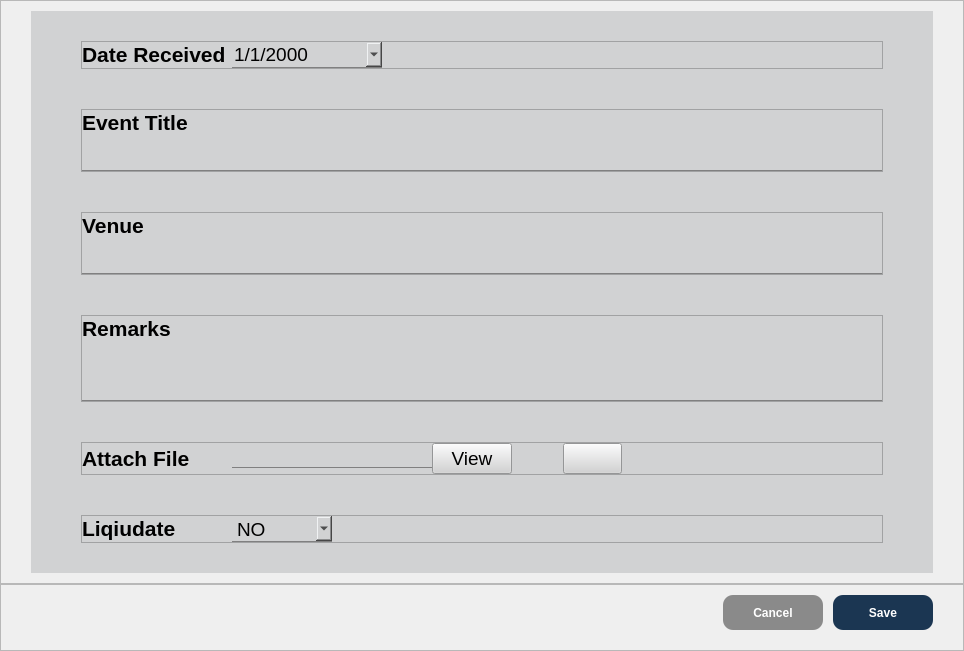
            <widget class="QWidget" name="edit">
             <layout class="QVBoxLayout" name="verticalLayout_15">
              <property name="spacing">
               <number>0</number>
              </property>
              <property name="leftMargin">
               <number>0</number>
              </property>
              <property name="topMargin">
               <number>0</number>
              </property>
              <property name="rightMargin">
               <number>0</number>
              </property>
              <property name="bottomMargin">
               <number>0</number>
              </property>
              <item>
               <widget class="QFrame" name="frame_6">
                <property name="sizePolicy">
                 <sizepolicy hsizetype="Preferred" vsizetype="Expanding">
                  <horstretch>0</horstretch>
                  <verstretch>0</verstretch>
                 </sizepolicy>
                </property>
                <property name="styleSheet">
                 <string notr="true"/>
                </property>
                <property name="frameShape">
                 <enum>QFrame::Shape::StyledPanel</enum>
                </property>
                <property name="frameShadow">
                 <enum>QFrame::Shadow::Raised</enum>
                </property>
                <layout class="QGridLayout" name="gridLayout_2">
                 <property name="leftMargin">
                  <number>30</number>
                 </property>
                 <property name="topMargin">
                  <number>10</number>
                 </property>
                 <property name="rightMargin">
                  <number>30</number>
                 </property>
                 <property name="bottomMargin">
                  <number>10</number>
                 </property>
                 <property name="horizontalSpacing">
                  <number>0</number>
                 </property>
                 <item row="0" column="0">
                  <widget class="QWidget" name="editField" native="true">
                   <property name="styleSheet">
                    <string notr="true">background-color: #d1d2d3;
color: black;</string>
                   </property>
                   <layout class="QVBoxLayout" name="verticalLayout_6">
                    <property name="spacing">
                     <number>40</number>
                    </property>
                    <property name="leftMargin">
                     <number>50</number>
                    </property>
                    <property name="topMargin">
                     <number>30</number>
                    </property>
                    <property name="rightMargin">
                     <number>50</number>
                    </property>
                    <property name="bottomMargin">
                     <number>30</number>
                    </property>
                    <item>
                     <widget class="QFrame" name="editDateReceived">
                      <property name="frameShape">
                       <enum>QFrame::Shape::StyledPanel</enum>
                      </property>
                      <property name="frameShadow">
                       <enum>QFrame::Shadow::Raised</enum>
                      </property>
                      <layout class="QHBoxLayout" name="horizontalLayout_32">
                       <property name="spacing">
                        <number>0</number>
                       </property>
                       <property name="leftMargin">
                        <number>0</number>
                       </property>
                       <property name="topMargin">
                        <number>0</number>
                       </property>
                       <property name="rightMargin">
                        <number>0</number>
                       </property>
                       <property name="bottomMargin">
                        <number>0</number>
                       </property>
                       <item>
                        <widget class="QLabel" name="editDateReceivedLabel">
                         <property name="sizePolicy">
                          <sizepolicy hsizetype="Preferred" vsizetype="Fixed">
                           <horstretch>0</horstretch>
                           <verstretch>0</verstretch>
                          </sizepolicy>
                         </property>
                         <property name="minimumSize">
                          <size>
                           <width>150</width>
                           <height>0</height>
                          </size>
                         </property>
                         <property name="maximumSize">
                          <size>
                           <width>150</width>
                           <height>16777215</height>
                          </size>
                         </property>
                         <property name="font">
                          <font>
                           <pointsize>16</pointsize>
                           <fontweight>DemiBold</fontweight>
                          </font>
                         </property>
                         <property name="styleSheet">
                          <string notr="true">font-weight: 600;

</string>
                         </property>
                         <property name="text">
                          <string>Date Received</string>
                         </property>
                        </widget>
                       </item>
                       <item>
                        <widget class="QDateEdit" name="editDateReceivedInput">
                         <property name="sizePolicy">
                          <sizepolicy hsizetype="Preferred" vsizetype="Fixed">
                           <horstretch>0</horstretch>
                           <verstretch>0</verstretch>
                          </sizepolicy>
                         </property>
                         <property name="minimumSize">
                          <size>
                           <width>150</width>
                           <height>0</height>
                          </size>
                         </property>
                         <property name="maximumSize">
                          <size>
                           <width>150</width>
                           <height>16777215</height>
                          </size>
                         </property>
                         <property name="font">
                          <font>
                           <pointsize>14</pointsize>
                           <underline>false</underline>
                           <strikeout>false</strikeout>
                          </font>
                         </property>
                         <property name="styleSheet">
                          <string notr="true">text-decoration: none;
border: none;
border-bottom: 1px solid gray;</string>
                         </property>
                         <property name="displayFormat">
                          <string>M/d/yyyy</string>
                         </property>
                         <property name="calendarPopup">
                          <bool>true</bool>
                         </property>
                        </widget>
                       </item>
                       <item>
                        <spacer name="horizontalSpacer_27">
                         <property name="orientation">
                          <enum>Qt::Orientation::Horizontal</enum>
                         </property>
                         <property name="sizeType">
                          <enum>QSizePolicy::Policy::Expanding</enum>
                         </property>
                         <property name="sizeHint" stdset="0">
                          <size>
                           <width>500</width>
                           <height>20</height>
                          </size>
                         </property>
                        </spacer>
                       </item>
                      </layout>
                     </widget>
                    </item>
                    <item>
                     <widget class="QFrame" name="editEventTitle">
                      <property name="frameShape">
                       <enum>QFrame::Shape::StyledPanel</enum>
                      </property>
                      <property name="frameShadow">
                       <enum>QFrame::Shadow::Raised</enum>
                      </property>
                      <layout class="QVBoxLayout" name="verticalLayout_19">
                       <property name="spacing">
                        <number>10</number>
                       </property>
                       <property name="leftMargin">
                        <number>0</number>
                       </property>
                       <property name="topMargin">
                        <number>0</number>
                       </property>
                       <property name="rightMargin">
                        <number>0</number>
                       </property>
                       <property name="bottomMargin">
                        <number>0</number>
                       </property>
                       <item>
                        <widget class="QLabel" name="editEventTitleLabel">
                         <property name="sizePolicy">
                          <sizepolicy hsizetype="Fixed" vsizetype="Fixed">
                           <horstretch>0</horstretch>
                           <verstretch>0</verstretch>
                          </sizepolicy>
                         </property>
                         <property name="font">
                          <font>
                           <pointsize>16</pointsize>
                           <fontweight>DemiBold</fontweight>
                          </font>
                         </property>
                         <property name="styleSheet">
                          <string notr="true">font-weight: 600;

</string>
                         </property>
                         <property name="text">
                          <string>Event Title</string>
                         </property>
                        </widget>
                       </item>
                       <item>
                        <widget class="QLineEdit" name="editEventTitleInput">
                         <property name="font">
                          <font>
                           <pointsize>14</pointsize>
                           <underline>false</underline>
                           <strikeout>false</strikeout>
                          </font>
                         </property>
                         <property name="styleSheet">
                          <string notr="true">text-decoration: none;
border: none;
border-bottom: 1px solid gray;</string>
                         </property>
                        </widget>
                       </item>
                      </layout>
                     </widget>
                    </item>
                    <item>
                     <widget class="QFrame" name="editVenue">
                      <property name="frameShape">
                       <enum>QFrame::Shape::StyledPanel</enum>
                      </property>
                      <property name="frameShadow">
                       <enum>QFrame::Shadow::Raised</enum>
                      </property>
                      <layout class="QVBoxLayout" name="verticalLayout_20">
                       <property name="spacing">
                        <number>10</number>
                       </property>
                       <property name="leftMargin">
                        <number>0</number>
                       </property>
                       <property name="topMargin">
                        <number>0</number>
                       </property>
                       <property name="rightMargin">
                        <number>0</number>
                       </property>
                       <property name="bottomMargin">
                        <number>0</number>
                       </property>
                       <item>
                        <widget class="QLabel" name="editVenueLabel">
                         <property name="sizePolicy">
                          <sizepolicy hsizetype="Fixed" vsizetype="Fixed">
                           <horstretch>0</horstretch>
                           <verstretch>0</verstretch>
                          </sizepolicy>
                         </property>
                         <property name="font">
                          <font>
                           <pointsize>16</pointsize>
                           <fontweight>DemiBold</fontweight>
                          </font>
                         </property>
                         <property name="styleSheet">
                          <string notr="true">font-weight: 600;

</string>
                         </property>
                         <property name="text">
                          <string>Venue</string>
                         </property>
                        </widget>
                       </item>
                       <item>
                        <widget class="QLineEdit" name="editVenueInput">
                         <property name="font">
                          <font>
                           <pointsize>14</pointsize>
                           <underline>false</underline>
                           <strikeout>false</strikeout>
                          </font>
                         </property>
                         <property name="styleSheet">
                          <string notr="true">text-decoration: none;
border: none;
border-bottom: 1px solid gray;</string>
                         </property>
                        </widget>
                       </item>
                      </layout>
                     </widget>
                    </item>
                    <item>
                     <widget class="QFrame" name="editRemarks">
                      <property name="frameShape">
                       <enum>QFrame::Shape::StyledPanel</enum>
                      </property>
                      <property name="frameShadow">
                       <enum>QFrame::Shadow::Raised</enum>
                      </property>
                      <layout class="QVBoxLayout" name="verticalLayout_21">
                       <property name="spacing">
                        <number>10</number>
                       </property>
                       <property name="leftMargin">
                        <number>0</number>
                       </property>
                       <property name="topMargin">
                        <number>0</number>
                       </property>
                       <property name="rightMargin">
                        <number>0</number>
                       </property>
                       <property name="bottomMargin">
                        <number>0</number>
                       </property>
                       <item>
                        <widget class="QLabel" name="editRemarksLabel">
                         <property name="sizePolicy">
                          <sizepolicy hsizetype="Fixed" vsizetype="Fixed">
                           <horstretch>0</horstretch>
                           <verstretch>0</verstretch>
                          </sizepolicy>
                         </property>
                         <property name="font">
                          <font>
                           <pointsize>16</pointsize>
                           <fontweight>DemiBold</fontweight>
                          </font>
                         </property>
                         <property name="styleSheet">
                          <string notr="true">font-weight: 600;

</string>
                         </property>
                         <property name="text">
                          <string>Remarks</string>
                         </property>
                        </widget>
                       </item>
                       <item>
                        <widget class="QTextEdit" name="editRemarksInput">
                         <property name="sizePolicy">
                          <sizepolicy hsizetype="Expanding" vsizetype="Fixed">
                           <horstretch>0</horstretch>
                           <verstretch>0</verstretch>
                          </sizepolicy>
                         </property>
                         <property name="maximumSize">
                          <size>
                           <width>16777215</width>
                           <height>50</height>
                          </size>
                         </property>
                         <property name="font">
                          <font>
                           <pointsize>14</pointsize>
                           <underline>false</underline>
                           <strikeout>false</strikeout>
                          </font>
                         </property>
                         <property name="styleSheet">
                          <string notr="true">text-decoration: none;
border: none;
border-bottom: 1px solid gray;</string>
                         </property>
                        </widget>
                       </item>
                      </layout>
                     </widget>
                    </item>
                    <item>
                     <widget class="QFrame" name="editAttachFile">
                      <property name="frameShape">
                       <enum>QFrame::Shape::StyledPanel</enum>
                      </property>
                      <property name="frameShadow">
                       <enum>QFrame::Shadow::Raised</enum>
                      </property>
                      <layout class="QHBoxLayout" name="horizontalLayout_33">
                       <property name="spacing">
                        <number>0</number>
                       </property>
                       <property name="leftMargin">
                        <number>0</number>
                       </property>
                       <property name="topMargin">
                        <number>0</number>
                       </property>
                       <property name="rightMargin">
                        <number>0</number>
                       </property>
                       <property name="bottomMargin">
                        <number>0</number>
                       </property>
                       <item>
                        <widget class="QLabel" name="editAttachFileLabel">
                         <property name="sizePolicy">
                          <sizepolicy hsizetype="Preferred" vsizetype="Fixed">
                           <horstretch>0</horstretch>
                           <verstretch>0</verstretch>
                          </sizepolicy>
                         </property>
                         <property name="minimumSize">
                          <size>
                           <width>150</width>
                           <height>0</height>
                          </size>
                         </property>
                         <property name="maximumSize">
                          <size>
                           <width>150</width>
                           <height>16777215</height>
                          </size>
                         </property>
                         <property name="font">
                          <font>
                           <pointsize>16</pointsize>
                           <fontweight>DemiBold</fontweight>
                          </font>
                         </property>
                         <property name="styleSheet">
                          <string notr="true">font-weight: 600;

</string>
                         </property>
                         <property name="text">
                          <string>Attach File</string>
                         </property>
                        </widget>
                       </item>
                       <item>
                        <widget class="QLabel" name="editAttachFileInput">
                         <property name="sizePolicy">
                          <sizepolicy hsizetype="Fixed" vsizetype="Fixed">
                           <horstretch>0</horstretch>
                           <verstretch>0</verstretch>
                          </sizepolicy>
                         </property>
                         <property name="minimumSize">
                          <size>
                           <width>200</width>
                           <height>0</height>
                          </size>
                         </property>
                         <property name="maximumSize">
                          <size>
                           <width>200</width>
                           <height>16777215</height>
                          </size>
                         </property>
                         <property name="font">
                          <font>
                           <pointsize>12</pointsize>
                           <underline>false</underline>
                           <strikeout>false</strikeout>
                          </font>
                         </property>
                         <property name="styleSheet">
                          <string notr="true">text-decoration: none;
border: none;
border-bottom: 1px solid gray;</string>
                         </property>
                         <property name="text">
                          <string/>
                         </property>
                        </widget>
                       </item>
                       <item>
                        <widget class="QPushButton" name="openAttachmentBtn">
                         <property name="font">
                          <font>
                           <pointsize>14</pointsize>
                          </font>
                         </property>
                         <property name="text">
                          <string>View</string>
                         </property>
                        </widget>
                       </item>
                       <item>
                        <widget class="QPushButton" name="editAttachFileBtn">
                         <property name="sizePolicy">
                          <sizepolicy hsizetype="Fixed" vsizetype="Fixed">
                           <horstretch>0</horstretch>
                           <verstretch>0</verstretch>
                          </sizepolicy>
                         </property>
                         <property name="font">
                          <font>
                           <pointsize>14</pointsize>
                          </font>
                         </property>
                         <property name="styleSheet">
                          <string notr="true">border: none;</string>
                         </property>
                         <property name="text">
                          <string/>
                         </property>
                         <property name="icon">
                          <iconset>
                           <normaloff>:/icon/paperclip(black).svg</normaloff>:/icon/paperclip(black).svg</iconset>
                         </property>
                        </widget>
                       </item>
                       <item>
                        <widget class="QPushButton" name="removeAttachmentBtn">
                         <property name="font">
                          <font>
                           <pointsize>14</pointsize>
                          </font>
                         </property>
                         <property name="text">
                          <string/>
                         </property>
                        </widget>
                       </item>
                       <item>
                        <spacer name="horizontalSpacer_28">
                         <property name="orientation">
                          <enum>Qt::Orientation::Horizontal</enum>
                         </property>
                         <property name="sizeHint" stdset="0">
                          <size>
                           <width>40</width>
                           <height>20</height>
                          </size>
                         </property>
                        </spacer>
                       </item>
                      </layout>
                     </widget>
                    </item>
                    <item>
                     <widget class="QFrame" name="editLiquidate">
                      <property name="frameShape">
                       <enum>QFrame::Shape::StyledPanel</enum>
                      </property>
                      <property name="frameShadow">
                       <enum>QFrame::Shadow::Raised</enum>
                      </property>
                      <layout class="QHBoxLayout" name="horizontalLayout_34">
                       <property name="spacing">
                        <number>0</number>
                       </property>
                       <property name="leftMargin">
                        <number>0</number>
                       </property>
                       <property name="topMargin">
                        <number>0</number>
                       </property>
                       <property name="rightMargin">
                        <number>0</number>
                       </property>
                       <property name="bottomMargin">
                        <number>0</number>
                       </property>
                       <item>
                        <widget class="QLabel" name="editLiquidateLabel">
                         <property name="sizePolicy">
                          <sizepolicy hsizetype="Preferred" vsizetype="Fixed">
                           <horstretch>0</horstretch>
                           <verstretch>0</verstretch>
                          </sizepolicy>
                         </property>
                         <property name="minimumSize">
                          <size>
                           <width>150</width>
                           <height>0</height>
                          </size>
                         </property>
                         <property name="maximumSize">
                          <size>
                           <width>150</width>
                           <height>16777215</height>
                          </size>
                         </property>
                         <property name="font">
                          <font>
                           <pointsize>16</pointsize>
                           <fontweight>DemiBold</fontweight>
                          </font>
                         </property>
                         <property name="styleSheet">
                          <string notr="true">font-weight: 600;

</string>
                         </property>
                         <property name="text">
                          <string>Liqiudate</string>
                         </property>
                        </widget>
                       </item>
                       <item>
                        <widget class="QComboBox" name="editLiquidateInput">
                         <property name="minimumSize">
                          <size>
                           <width>100</width>
                           <height>0</height>
                          </size>
                         </property>
                         <property name="maximumSize">
                          <size>
                           <width>100</width>
                           <height>16777215</height>
                          </size>
                         </property>
                         <property name="font">
                          <font>
                           <pointsize>14</pointsize>
                           <underline>false</underline>
                           <strikeout>false</strikeout>
                          </font>
                         </property>
                         <property name="styleSheet">
                          <string notr="true">QComboBox{
	text-decoration: none;
	border: none;
	border-bottom: 1px solid gray;
}

QComboBox QAbstractItemView {
    background-color: #f0f0f0;  /* light gray background */
    color: #000000;             /* optional: text color */
}
</string>
                         </property>
                         <item>
                          <property name="text">
                           <string>NO</string>
                          </property>
                         </item>
                         <item>
                          <property name="text">
                           <string>YES</string>
                          </property>
                         </item>
                         <item>
                          <property name="text">
                           <string>N/A</string>
                          </property>
                         </item>
                        </widget>
                       </item>
                       <item>
                        <spacer name="horizontalSpacer_29">
                         <property name="orientation">
                          <enum>Qt::Orientation::Horizontal</enum>
                         </property>
                         <property name="sizeHint" stdset="0">
                          <size>
                           <width>40</width>
                           <height>20</height>
                          </size>
                         </property>
                        </spacer>
                       </item>
                      </layout>
                     </widget>
                    </item>
                   </layout>
                  </widget>
                 </item>
                </layout>
               </widget>
              </item>
              <item>
               <widget class="QFrame" name="frame_5">
                <property name="frameShape">
                 <enum>QFrame::Shape::StyledPanel</enum>
                </property>
                <property name="frameShadow">
                 <enum>QFrame::Shadow::Raised</enum>
                </property>
                <layout class="QHBoxLayout" name="horizontalLayout_18">
                 <property name="spacing">
                  <number>10</number>
                 </property>
                 <property name="leftMargin">
                  <number>30</number>
                 </property>
                 <property name="topMargin">
                  <number>10</number>
                 </property>
                 <property name="rightMargin">
                  <number>30</number>
                 </property>
                 <property name="bottomMargin">
                  <number>20</number>
                 </property>
                 <item>
                  <spacer name="horizontalSpacer_13">
                   <property name="orientation">
                    <enum>Qt::Orientation::Horizontal</enum>
                   </property>
                   <property name="sizeHint" stdset="0">
                    <size>
                     <width>40</width>
                     <height>20</height>
                    </size>
                   </property>
                  </spacer>
                 </item>
                 <item>
                  <widget class="QPushButton" name="editCancelBtn">
                   <property name="sizePolicy">
                    <sizepolicy hsizetype="Preferred" vsizetype="Preferred">
                     <horstretch>0</horstretch>
                     <verstretch>0</verstretch>
                    </sizepolicy>
                   </property>
                   <property name="minimumSize">
                    <size>
                     <width>100</width>
                     <height>35</height>
                    </size>
                   </property>
                   <property name="maximumSize">
                    <size>
                     <width>100</width>
                     <height>35</height>
                    </size>
                   </property>
                   <property name="font">
                    <font>
                     <bold>true</bold>
                    </font>
                   </property>
                   <property name="styleSheet">
                    <string notr="true">background-color: #8a8a8a;
color: white;
border-radius: 10px;</string>
                   </property>
                   <property name="text">
                    <string>Cancel</string>
                   </property>
                  </widget>
                 </item>
                 <item>
                  <widget class="QPushButton" name="editsaveBtn">
                   <property name="sizePolicy">
                    <sizepolicy hsizetype="Preferred" vsizetype="Preferred">
                     <horstretch>0</horstretch>
                     <verstretch>0</verstretch>
                    </sizepolicy>
                   </property>
                   <property name="minimumSize">
                    <size>
                     <width>100</width>
                     <height>35</height>
                    </size>
                   </property>
                   <property name="maximumSize">
                    <size>
                     <width>100</width>
                     <height>35</height>
                    </size>
                   </property>
                   <property name="font">
                    <font>
                     <bold>true</bold>
                    </font>
                   </property>
                   <property name="styleSheet">
                    <string notr="true">background-color: #1b3652;
color: white;
border-radius: 10px;</string>
                   </property>
                   <property name="text">
                    <string>Save</string>
                   </property>
                  </widget>
                 </item>
                </layout>
               </widget>
              </item>
             </layout>
            </widget>
